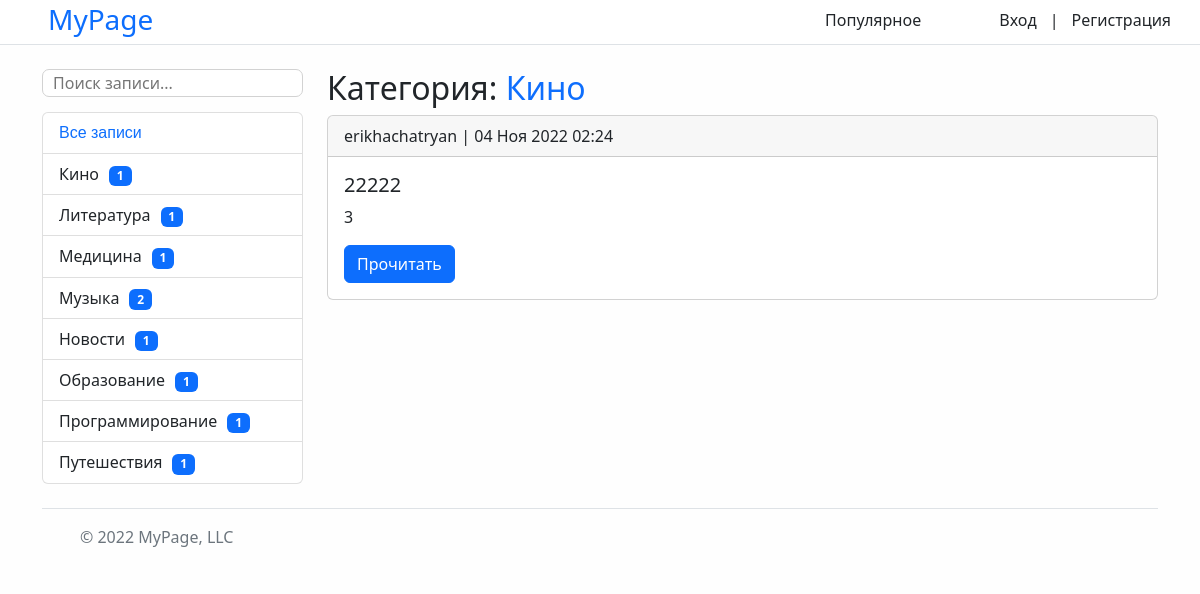
The app's page /category/2/ with its own data.
### news/models.py (models this page shows, shortened)
class Category(models.Model):
    title = models.CharField(max_length=150, db_index=True, verbose_name='Наименование категории')
    def __str__(self):
        return self.title
    class Meta:
        verbose_name = 'Категория'
        verbose_name_plural = 'Категории'
        ordering = ['title']

class News(models.Model):
    title = models.CharField(max_length=80, verbose_name='Наименование')
    content = models.TextField(blank=True, verbose_name='Контент')
    created_at = models.DateTimeField(auto_now_add=True, verbose_name='Дата публикации')
    update_at = models.DateTimeField(auto_now_add=True, verbose_name='Обновлено')
    photo = models.ImageField(upload_to='photos/%Y/%m/%d', verbose_name='Фото', blank=True)
    is_published = models.BooleanField(default=True, verbose_name='Опубликовано')
    views = models.IntegerField(default=0, verbose_name='Количество просмотров')
    category = models.ForeignKey('Category', on_delete=models.PROTECT, null=True,
                                 verbose_name='Категория')
    author = models.ForeignKey(User, on_delete=models.CASCADE, related_name='author', verbose_name='Автор', default=True)
    class Meta:
        verbose_name = 'Новость'
        verbose_name_plural = 'Новости'
        ordering = ['-created_at']

### news/views.py (the view)
# urls.py: path('category/<int:category_id>/', NewsByCategory.as_view(), name='category'),
class NewsByCategory(ListView):
    model = News
    template_name = 'news/category.html'
    context_object_name = 'news'
    allow_empty = False
    paginate_by = 3
    def get_context_data(self, *, object_list=None, **kwargs):
        context = super().get_context_data(**kwargs)
        context['categories'] = Category.objects.annotate(cnt=Count('news', filter=F('news__is_published'))).filter(cnt__gt=0).order_by('title')
        context['title'] = Category.objects.get(pk=self.kwargs['category_id'])
        return context
    def get_queryset(self):
        return News.objects.filter(category_id=self.kwargs['category_id'], is_published=True)

### news/templates/news/category.html (shortened to what this page needs)
{% extends 'base.html' %}
{% block sidebar %}
    {% include 'include/_sidebar.html' %}
{% endblock %}
{% block content %}
<h2>Категория: <span style="color: #0e6efd;">{{ title }}</span></h2>
            {% for item in object_list %}
            <div class="card mb-3">
                <div class="card-header">
                    {{ item.author }} | {{ item.created_at|date:"d M Y H:i" }}
                </div>
                <div class="card-body">
                    <div class="media">
                        <div class="media-body">
                            <h5 class="card-title>">{{ item.title }}</h5>
                            <p>{{ item.content|slice:"70" }}{% if item.content|length > 70 %}...{% endif %}</p>
                            <a href="{% url 'view_news' item.pk %}" class="btn btn-primary">Прочитать</a>
                        </div>
                    </div>
                </div>
            </div>
            {% endfor %}
{% endblock %}

### templates/base.html (shortened to what this page needs)
{% load static %}
<!DOCTYPE html>
<html lang="ru">
<head>
    <link rel="stylesheet" href="https://cdn.jsdelivr.net/npm/bootstrap@5.2.0/dist/css/bootstrap.min.css">
    <link rel="stylesheet" href="{% static 'css/style.css' %}">
</head>
<body>
{% include 'include/_nav.html' %}
    <div class="container mt-3">
        <div class="row">
            <div class="col-md-3">
                {% block sidebar %} {% endblock %}
            </div>
            <div class="col-md-9">
                {% block content %} {% endblock %}
            </div>
        </div>
    </div>
    <div class="container">
      <footer class="d-flex flex-wrap justify-content-between align-items-center py-3 my-4 border-top">
        <div class="col-md-4 d-flex align-items-center">
          <a href="/" class="mb-3 me-2 mb-md-0 text-muted text-decoration-none lh-1">
            <svg class="bi" width="30" height="24"><use xlink:href="#bootstrap"></use></svg>
          </a>
          <span class="mb-3 mb-md-0 text-muted">© 2022 MyPage, LLC</span>
        </div>
        <ul class="nav col-md-4 justify-content-end list-unstyled d-flex">
          <li class="ms-3"><a class="text-muted" href="#"><svg class="bi" width="24" height="24"><use xlink:href="#twitter"></use></svg></a></li>
          <li class="ms-3"><a class="text-muted" href="#"><svg class="bi" width="24" height="24"><use xlink:href="#instagram"></use></svg></a></li>
          <li class="ms-3"><a class="text-muted" href="#"><svg class="bi" width="24" height="24"><use xlink:href="#facebook"></use></svg></a></li>
        </ul>
      </footer>
    </div>
</body>
</html>

### templates/include/_nav.html
<div style="background-color:white;" class="d-flex flex-column flex-md-row align-items-center pb-1 mb-4 border-bottom">
  <h3 class="my-0 mx-5 mr-md-auto font-weight-normal text-primary">MyPage</h3>
  <nav class="d-inline-flex mt-3 mt-md-0 ms-md-auto">
    <a class="me-5 py-2 text-dark text-decoration-none" style="padding-right: 30px;" href="{% url 'popular_news' %}">Популярное</a>
    {% if request.user.is_authenticated %}
      <a class="me-5 py-2 text-dark text-decoration-none" style="padding-right: 30px;" href="{% url 'my_news' %}">Мои записи</a>
      <a class="me-5 py-2 text-dark text-decoration-none" style="padding-right: 30px;" href="{% url 'add_news' %}">Добавить запись</a>
      <a class="me-5 py-2 text-dark text-decoration-none" style="padding-right: 30px;" href="{% url 'email' %}">Написать нам</a>
      <a class="me-2 py-2 text-dark text-decoration-none" style="padding-right: 5px;" href="{% url 'user' %}">Личный кабинет</a>
      <span class="me-2 py-2 text-dark text-decoration-none" style="padding-right: 5px;" href="#">|</span>
      <a class="me-4 py-2 text-dark text-decoration-none" style="padding-right: 5px;" href="{% url 'logout' %}">Выход</a>
    {% else %}
      <a class="me-2 py-2 text-dark text-decoration-none" style="padding-right: 5px;" href="{% url 'login' %}">Вход</a>
      <a class="me-2 py-2 text-dark text-decoration-none" style="padding-right: 5px;" href="#">|</a>
      <a class="me-4 py-2 text-dark text-decoration-none" style="padding-right: 5px;" href="{% url 'register' %}">Регистрация</a>
    {% endif %}
  </nav>
</div>

### templates/include/_sidebar.html
<form style="margin-bottom: 15px; " action="{% url 'search' %}" method="get">
    <input  style="width: 100%; border-radius: 7px; border: 1px solid #d2d2d2; padding-left: 10px;" type="text" name="s" placeholder="Поиск записи...">
</form>
<div class="list-group">
    <a href="{% url 'home' %}" style="color: #0e6ffd; font-family: Verdana, Helvetica, Arial, sans-serif;" class="list-group-item list-group-item-action">Все записи</a>
    {% for item in categories %}
        <a href="{% url 'category' item.pk %}" class="list-group-item list-group-item-action">{{ item.title }}<span style="margin-left: 10px;" class="badge bg-primary">{{ item.cnt }}</span></a>
    {% endfor %}
</div>

### mysite/static/css/style.css (style rules this page uses)
body { background-color: #fefefe; }

### records on screen
Category: title "Кино", cnt "1"
Category: title "Литература", cnt "1"
Category: title "Медицина", cnt "1"
Category: title "Музыка", cnt "2"
Category: title "Новости", cnt "1"
Category: title "Образование", cnt "1"
Category: title "Программирование", cnt "1"
Category: title "Путешествия", cnt "1"
News: author "erikhachatryan", created_at "04 Ноя 2022 02:24", title "22222", content "3"
